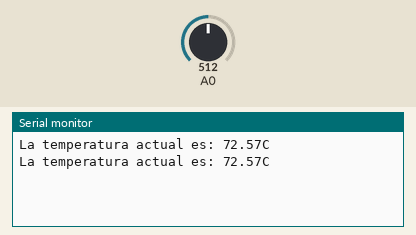
Simulated run of this sketch. Board: Arduino Uno, built with avr-gcc and run on an emulated ATmega328P. On the bench: the last lines printed to the serial monitor. The test bench sets the inputs (shaded band); at power-on: A0 = 512.

Above: at 1.8 s.
1.9 s: A0 set to 716
At 2.5 s:
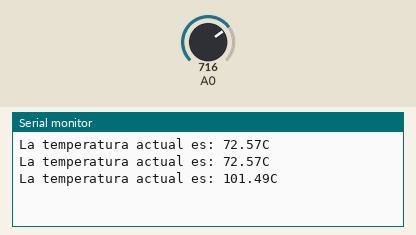
3.4 s: A0 set to 900
At 4.8 s:
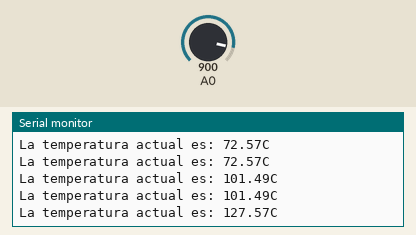
Timing chart, 0 to 6.4 s (numbered marks = the images above; inputs shaded):
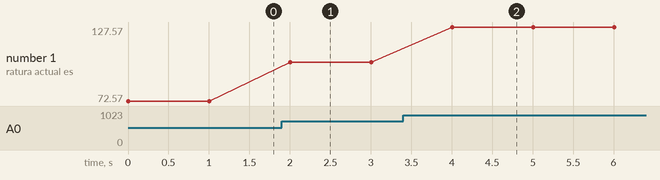

Measured:
- after the input at 1.9 s, the serial monitor: prints a new line after 0.10 s (image 1)
- after the input at 3.4 s, the serial monitor: prints a new line after 0.60 s (image 2)
- plotted number 1: 72.57 → 101.49 after the input at 1.9 s, 101.49 → 127.57 after the input at 3.4 s

The sketch:

Temperatura1.1.ino
```cpp
float v=0;
float T = 0.0;

void setup(){
  pinMode(A0, INPUT);
  Serial.begin(9600);
}

void loop(){
  v = analogRead(A0);
  T = float((v*145)/1023);
  Serial.print("La temperatura actual es: ");
  Serial.print(T);
  Serial.println("C");
  delay(1000);

}
```
